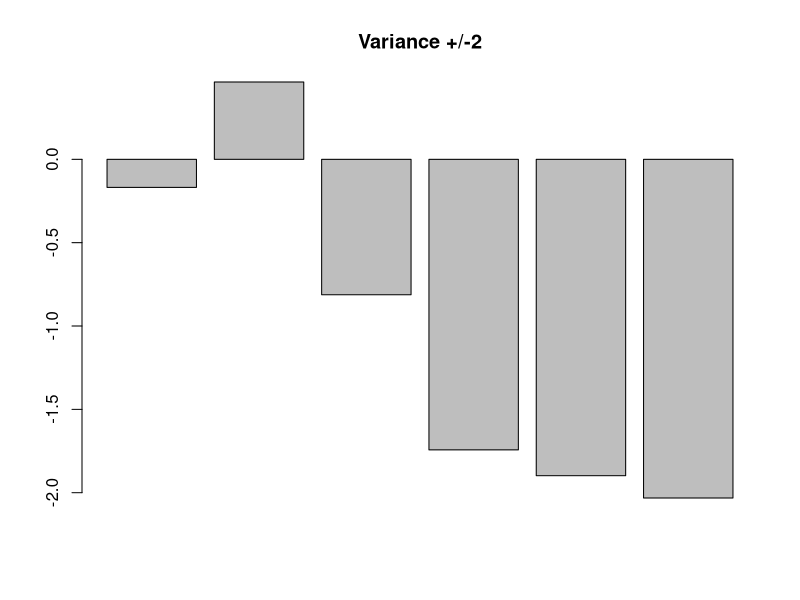
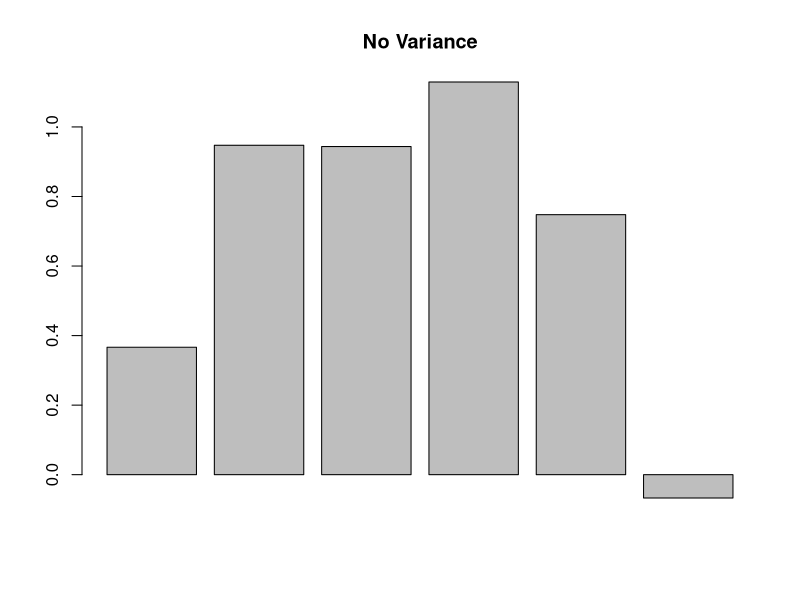
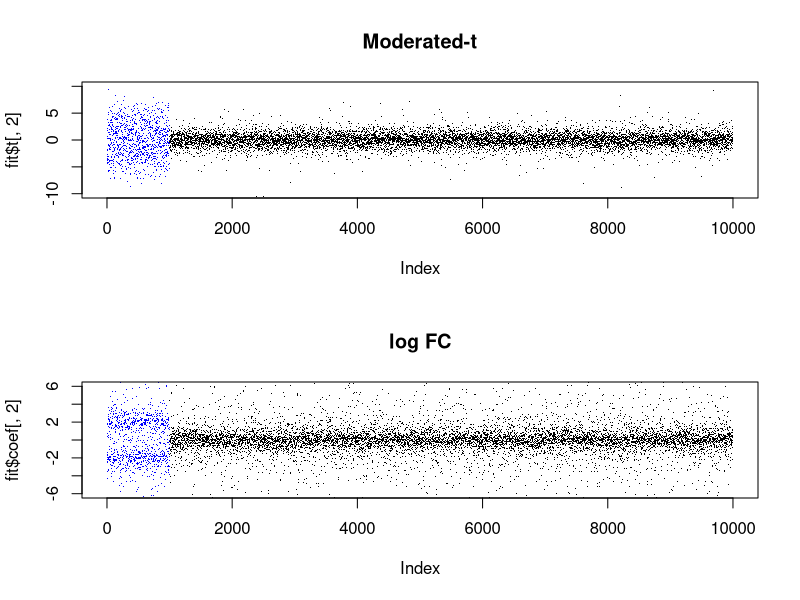
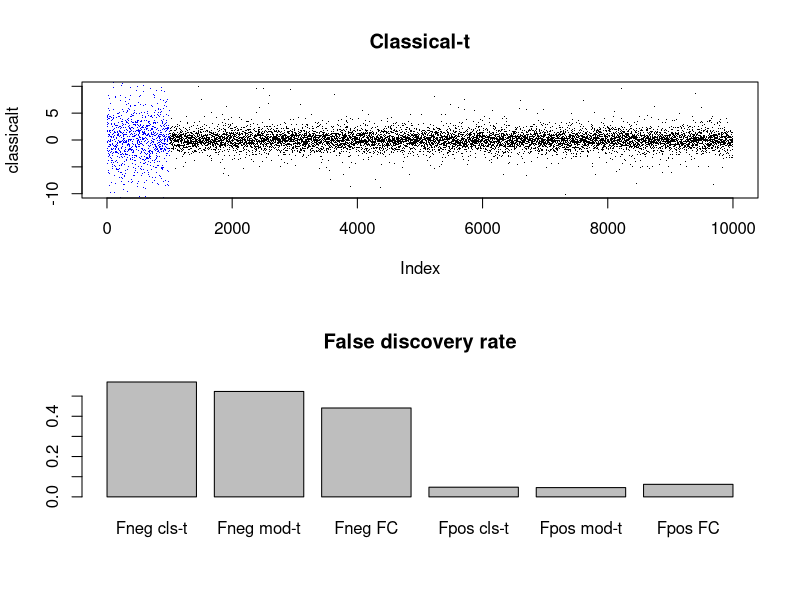
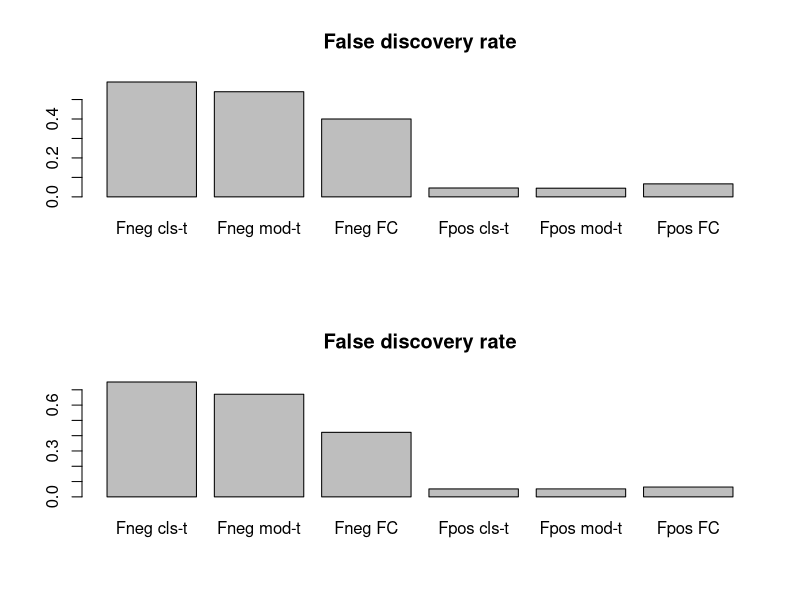

R code for these plots, in order:
## ---- chunk 1
knitr::opts_chunk$set(echo = TRUE)
## ---- chunk 2
# Code copied from the exercise only showed when modiefied
library("limma")
nGenes <- 10000                   # number of "features"
nSamples <- 6                     # number of samples (split equal in 2 groups)
pDiff <- .1                       # percent of genes "differential 
grp <- rep(0:1,each=nSamples/2)   # dummy variable for exp. group
trueFC <- 2                       # log-fold-change of truly DE

d0 <- 1
s0 <- 0.8
sd <- s0*sqrt(d0/rchisq(nGenes,df=d0))  # dist'n of s.d.

y <- matrix(rnorm(nGenes*nSamples,sd=sd),
            nr=nGenes,nc=nSamples)

indD <- 1:floor(pDiff*nGenes)
diff <- sample(c(-1,1),max(indD),replace=TRUE)*trueFC
y[indD,grp==1] <- y[indD,grp==1] + diff
## ---- chunk 3
barplot(y[1, 1:6], main = "Variance +/-2")
barplot(y[1001, 1:6], main = "No Variance")
## ---- chunk 4
design <- model.matrix(~grp)
fit <- lmFit(y,design)
fit <- eBayes(fit)

print(design)
## ---- chunk 5
classicalt <- c()
classicalp <- c() #needet later in Question 6
for (i in c(1:nGenes)){
  var <- t.test(y[i,1:3], y[i,4:6], var.equal = TRUE)
  classicalt[i] <- var$statistic
  classicalp[i] <- var$p.value
}
## ---- chunk 6
cols <- rep("black",nrow(y))
cols[indD] <- "blue"

par(mfrow=c(2,1))
plot( fit$t[,2], col=cols, ylim=c(-10,10), pch=".", main="Moderated-t" )
plot( fit$coef[,2], col=cols, ylim=c(-6,6), pch=".", main="log FC" )
plot( classicalt, col=cols, ylim=c(-10,10), pch=".", main="Classical-t" )
## ---- chunk 7
# Ratio of false negatives:
Clp_fneg <- sum(classicalp[1:length(diff)] > 0.05)
Fp_fneg <- sum(fit$p.value[1:length(diff), 2] > 0.05)
FC_fneg <- 1000-(sum(fit$coefficients[1:length(diff),2] > 2) + 
                   sum(fit$coefficients[1:length(diff),2] < -2))
ratio_fneg <- c(Clp_fneg, Fp_fneg, FC_fneg)/length(diff)
# Ratio of false positives:
Clp_fpos <- sum(classicalp[(length(diff)+1):nGenes] < 0.05)
Fp_fpos <- sum(fit$p.value[(length(diff)+1):nGenes, 2] < 0.05)
FC_fpos <- (sum(fit$coefficients[1:length(diff),2] > 2) + 
                   sum(fit$coefficients[1:length(diff),2] < -2))
ratio_fpos <- c(Clp_fpos, Fp_fpos, FC_fpos)/(nGenes-length(diff))

barplot(c(ratio_fneg, ratio_fpos), main = "False discovery rate",
        names.arg=c("Fneg cls-t", "Fneg mod-t", "Fneg FC", "Fpos cls-t", "Fpos mod-t", "Fpos FC"))
## ---- chunk 8
nGenes <- 1000
sd <- s0*sqrt(d0/rchisq(nGenes,df=d0))  # dist'n of s.d.

y <- matrix(rnorm(nGenes*nSamples,sd=sd),
            nr=nGenes,nc=nSamples)

indD <- 1:floor(pDiff*nGenes)
diff <- sample(c(-1,1),max(indD),replace=TRUE)*trueFC
y[indD,grp==1] <- y[indD,grp==1] + diff

design <- model.matrix(~grp)
fit <- lmFit(y,design)
fit <- eBayes(fit)

classicalp <- c()
for (i in c(1:nGenes)){
  var <- t.test(y[i,1:3], y[i,4:6], var.equal = TRUE)
  classicalp[i] <- var$p.value
}

# Ratio of false negatives:
Clp_fneg <- sum(classicalp[1:length(diff)] > 0.05)
Fp_fneg <- sum(fit$p.value[1:length(diff), 2] > 0.05)
FC_fneg <- length(diff)-(sum(fit$coefficients[1:length(diff),2] > 2) + 
                   sum(fit$coefficients[1:length(diff),2] < -2))
ratio_fneg <- c(Clp_fneg, Fp_fneg, FC_fneg)/length(diff)
# Ratio of false positives:
Clp_fpos <- sum(classicalp[(length(diff)+1):nGenes] < 0.05)
Fp_fpos <- sum(fit$p.value[(length(diff)+1):nGenes, 2] < 0.05)
FC_fpos <- (sum(fit$coefficients[1:length(diff),2] > 2) + 
                   sum(fit$coefficients[1:length(diff),2] < -2))
ratio_fpos <- c(Clp_fpos, Fp_fpos, FC_fpos)/(nGenes-length(diff))

barplot(c(ratio_fneg, ratio_fpos), main = "False discovery rate",
        names.arg=c("Fneg cls-t", "Fneg mod-t", "Fneg FC", "Fpos cls-t", "Fpos mod-t", "Fpos FC"))
## ---- chunk 9
nGenes <- 10000
nSamples <- 4
grp <- rep(0:1,each=nSamples/2)

sd <- s0*sqrt(d0/rchisq(nGenes,df=d0))  # dist'n of s.d.

y <- matrix(rnorm(nGenes*nSamples,sd=sd),
            nr=nGenes,nc=nSamples)

indD <- 1:floor(pDiff*nGenes)
diff <- sample(c(-1,1),max(indD),replace=TRUE)*trueFC
y[indD,grp==1] <- y[indD,grp==1] + diff

design <- model.matrix(~grp)
fit <- lmFit(y,design)
fit <- eBayes(fit)
classicalp <- c()

for (i in c(1:nGenes)){
  var <- t.test(y[i,1:2], y[i,3:4], var.equal = TRUE)
  classicalp[i] <- var$p.value
}

# Ratio of false negatives:
Clp_fneg <- sum(classicalp[1:length(diff)] > 0.05)
Fp_fneg <- sum(fit$p.value[1:length(diff), 2] > 0.05)
FC_fneg <- length(diff)-(sum(fit$coefficients[1:length(diff),2] > 2) + 
                   sum(fit$coefficients[1:length(diff),2] < -2))
ratio_fneg <- c(Clp_fneg, Fp_fneg, FC_fneg)/length(diff)
# Ratio of false positives:
Clp_fpos <- sum(classicalp[(length(diff)+1):nGenes] < 0.05)
Fp_fpos <- sum(fit$p.value[(length(diff)+1):nGenes, 2] < 0.05)
FC_fpos <- (sum(fit$coefficients[1:length(diff),2] > 2) + 
                   sum(fit$coefficients[1:length(diff),2] < -2))
ratio_fpos <- c(Clp_fpos, Fp_fpos, FC_fpos)/(nGenes-length(diff))

barplot(c(ratio_fneg, ratio_fpos), main = "False discovery rate",
        names.arg=c("Fneg cls-t", "Fneg mod-t", "Fneg FC", "Fpos cls-t", "Fpos mod-t", "Fpos FC"))
